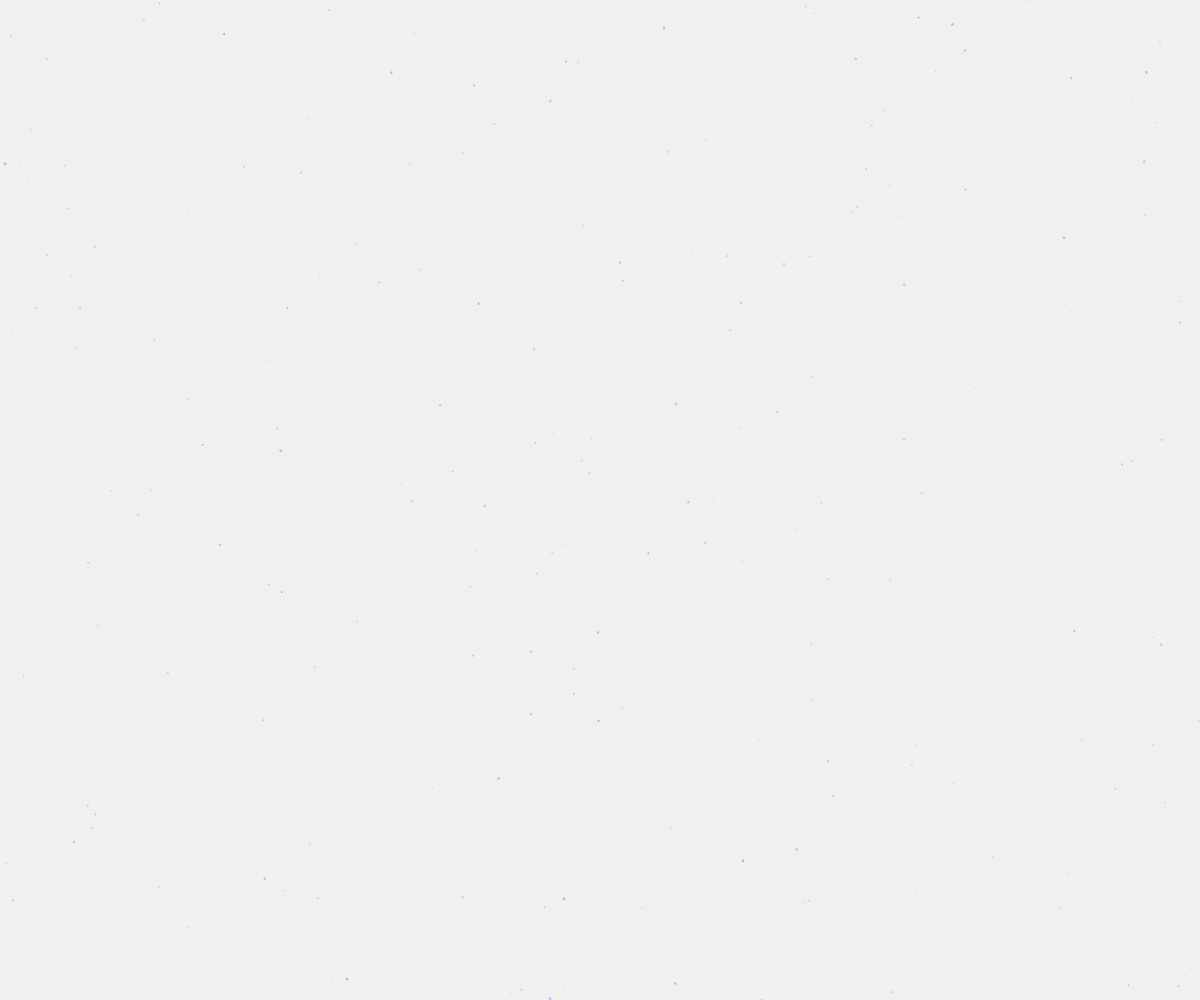
Frame 1 (no input)
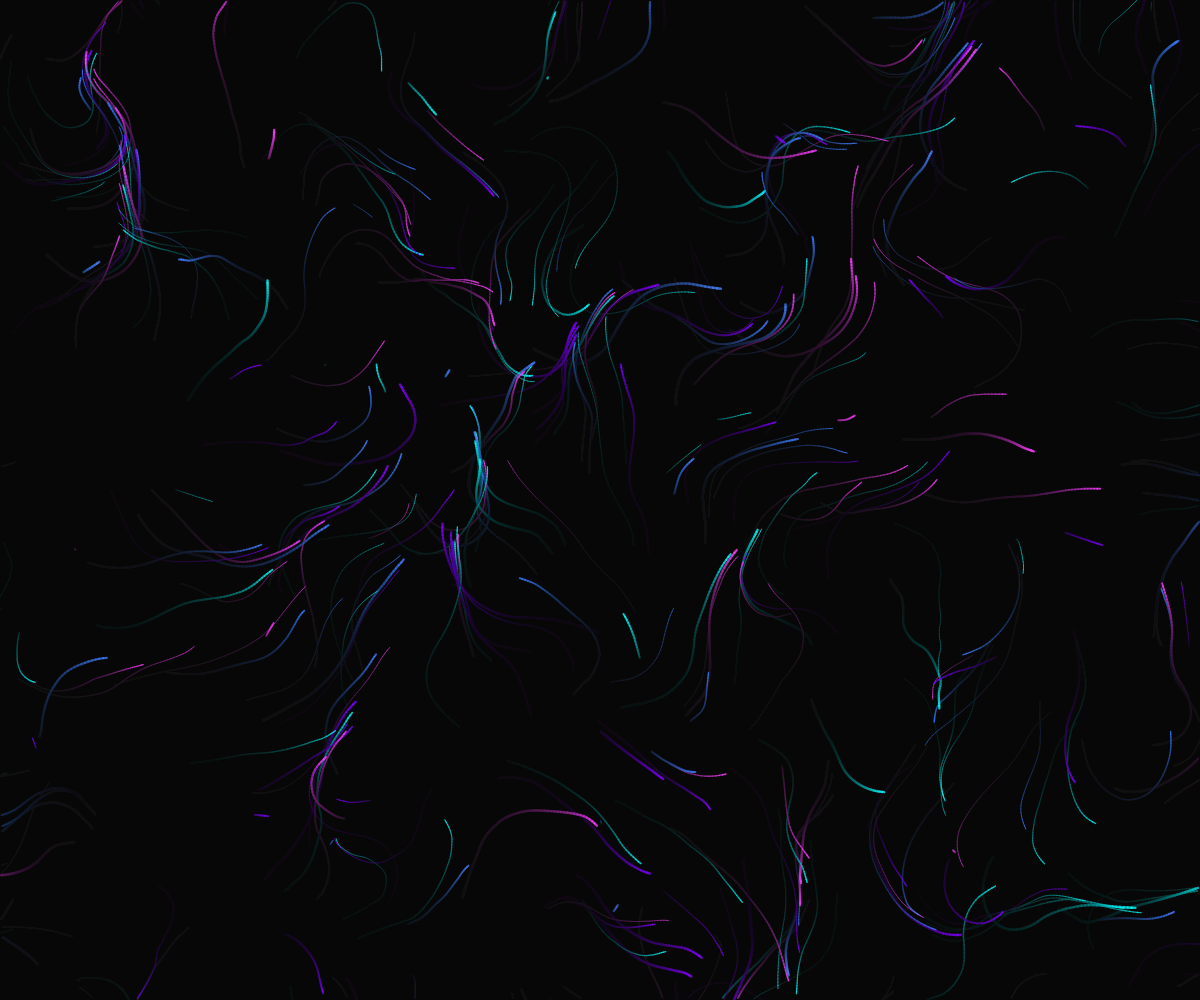
Frame 60 (no input)
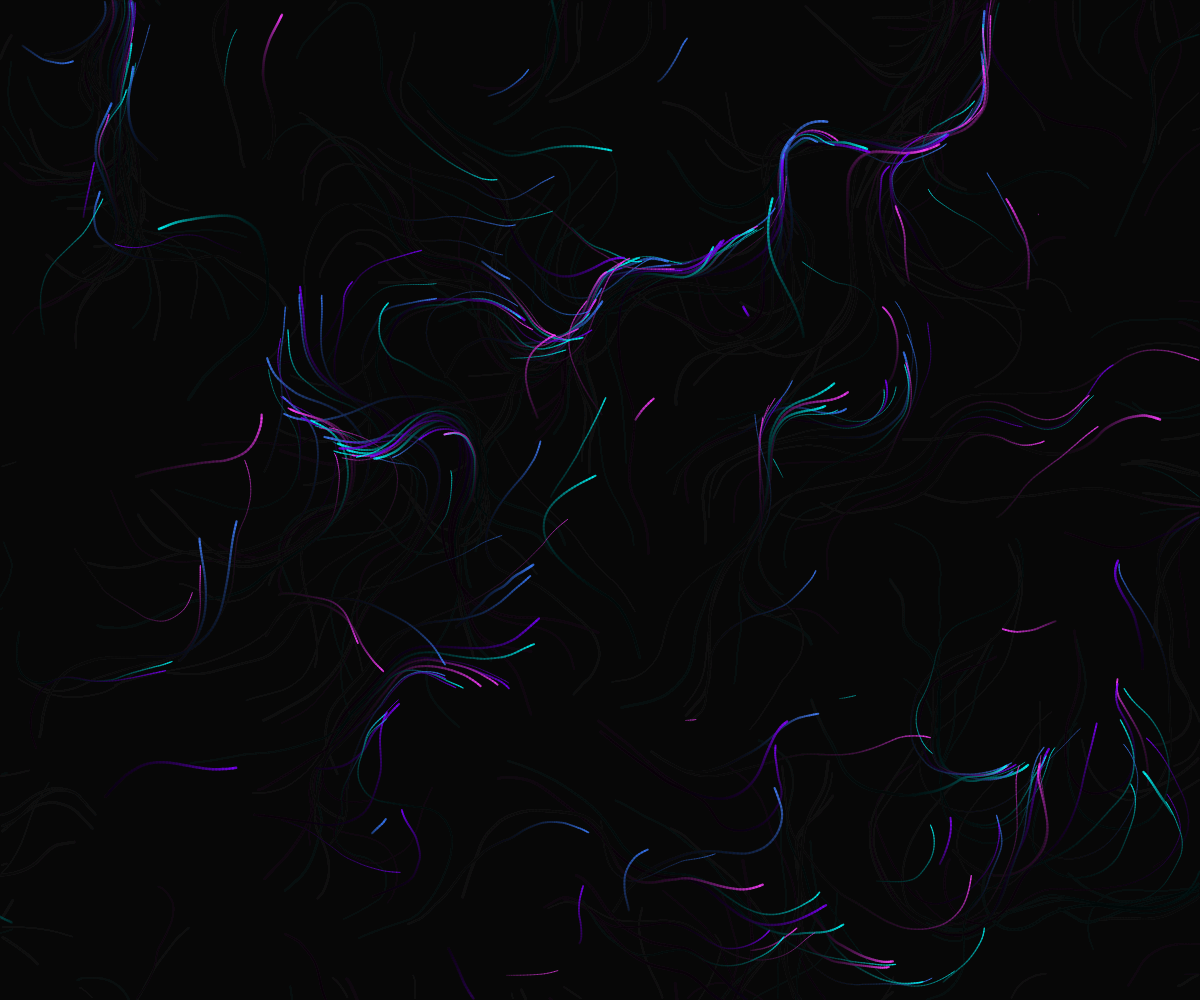
Frame 120 (the mouse pressed at the canvas centre since frame 60)

The p5.js sketch that drew these frames (run headless with seeded random() and noise() and a simulated clock; from frame 60 on, the mouse is pressed at the canvas centre):

// p5.js sketch
// ── sketch.js
// Daniel Shiffman's Coding Train Flow Field ideas are a strong inspiration for this sketch.
// https://thecodingtrain.com/CodingChallenges/024-perlinnoiseflowfield.html

// Global variables for the simulation
let particles = [];
const numParticles = 300; // Number of particles in the simulation
let colorOffset = 0; // Global color offset for shifting colors

// Color palette arrays (you can modify these to create different moods)
const colorPalettes = {
  cosmic: [
    [64, 127, 255],  // Light blue
    [255, 64, 255],  // Pink
    [128, 0, 255],   // Purple
    [0, 255, 255]    // Cyan
  ],
  sunset: [
    [255, 128, 0],   // Orange
    [255, 64, 64],   // Red
    [255, 192, 128], // Light orange
    [128, 0, 64]     // Dark red
  ],
  retro: [
    [255, 255, 255], // White
    [255, 192, 128], // Light orange
    [255, 0, 0],     // Red
    [0, 0, 255]      // Blue
  ],
  vibrant: [
    [255, 0, 0],     // Red
    [0, 255, 0],     // Green
    [0, 0, 255],     // Blue
    [255, 255, 0]    // Yellow
  ]
};

let currentPalette = 'cosmic'; // Can switch between palettes

let flowfield;
let scl = 20; // Scale of the grid cells for the flow field
let cols, rows; // Number of columns and rows in the grid

let zoff = 0; // Time dimension for Perlin noise, to make the field dynamic

// --- SETUP FUNCTION --- //
// This function runs once when the sketch starts.
function setup() {
  createCanvas(windowWidth, windowHeight); // Create a canvas that fills the browser window
  // background(5, 5, 5); // Initial dark background, will be redrawn with alpha for trails

  // Calculate the number of columns and rows based on canvas size and scale
  cols = floor(width / scl);
  rows = floor(height / scl);
  flowfield = new Array(cols * rows); // Initialize the flow field array

  // Create particles and add them to the particles array
  for (let i = 0; i < numParticles; i++) {
    particles[i] = new Particle();
  }
}

// --- DRAW FUNCTION --- //
// This function runs repeatedly, creating the animation.
function draw() {
  // Create a more dynamic background effect
  background(5, 5, 5, 15); // Lower alpha for longer trails

  // Update global color offset
  colorOffset += 0.002;

  // --- Flow Field Calculation ---
  // This section updates the flow field vectors in each frame using Perlin noise.
  // The noise function takes x, y, and z (time) offsets to create a smooth, evolving field.
  let yoff = 0;
  for (let y = 0; y < rows; y++) {
    let xoff = 0;
    for (let x = 0; x < cols; x++) {
      let index = x + y * cols;
      // Calculate angle using Perlin noise. noise() returns values between 0 and 1.
      // Multiply by TWO_PI to get a full range of angles (0 to 360 degrees).
      let angle = noise(xoff, yoff, zoff) * TWO_PI * 2; // Multiply by 2 for more curl
      let v = p5.Vector.fromAngle(angle); // Create a vector from the angle
      v.setMag(0.5); // Set the magnitude (strength) of the vector
      flowfield[index] = v; // Store the vector in the flowfield array
      xoff += 0.1; // Increment x-offset for Perlin noise

      // --- Optional: Draw the flow field vectors (for debugging/visualization) ---
      // stroke(0, 50); // Light gray color for vectors
      // push(); // Save current drawing style
      // translate(x * scl, y * scl); // Move to the grid cell
      // rotate(v.heading()); // Rotate by the vector's angle
      // strokeWeight(1);
      // line(0, 0, scl * 0.8, 0); // Draw a line representing the vector
      // pop(); // Restore previous drawing style
    }
    yoff += 0.1; // Increment y-offset for Perlin noise
  }
  zoff += 0.005; // Increment z-offset (time) for Perlin noise to animate the field

  // --- Particle Update and Display ---
  // Loop through all particles and apply behaviors.
  for (let i = 0; i < particles.length; i++) {
    particles[i].follow(flowfield); // Particle follows the flow field
    particles[i].update(); // Update particle's position
    particles[i].edges(); // Check if particle is off-screen
    particles[i].display(); // Draw the particle
  }
}

// --- PARTICLE CLASS --- //
class Particle {
  constructor() {
    // Initialize particle at a random position
    this.pos = createVector(random(width), random(height));
    this.vel = createVector(0, 0); // Initial velocity
    this.acc = createVector(0, 0); // Initial acceleration
    this.maxSpeed = random(2, 4); // Varied speeds for more dynamic movement
    this.prevPos = this.pos.copy(); // Store previous position for drawing trails
    this.lifespan = 255; // Initial lifespan for fading or rebirth (optional)
    this.colorIndex = floor(random(colorPalettes[currentPalette].length));
    this.size = random(0.5, 2.5); // Varied particle sizes
    this.updateColor(); // Initialize color
  }

  updateColor() {
    let baseColor = colorPalettes[currentPalette][this.colorIndex];
    // Create a shifting effect based on position and time
    let hueShift = map(noise(this.pos.x * 0.01, this.pos.y * 0.01, colorOffset), 0, 1, -20, 20);
    this.color = color(
      baseColor[0] + hueShift,
      baseColor[1] + hueShift * 0.5,
      baseColor[2] + hueShift * 0.25,
      100
    );
  }

  // --- update() method ---
  // Updates the particle's physics (velocity, position).
  update() {
    this.vel.add(this.acc); // Add acceleration to velocity
    this.vel.limit(this.maxSpeed); // Limit velocity to maxSpeed
    this.pos.add(this.vel); // Add velocity to position
    this.acc.mult(0); // Reset acceleration (forces are applied each frame)
    this.updateColor(); // Update color each frame for dynamic effect
    // this.lifespan -= 1.0; // Decrease lifespan (optional)
  }

  // --- follow(vectors) method ---
  // Calculates and applies a steering force based on the flow field.
  follow(vectors) {
    let x = floor(this.pos.x / scl);
    let y = floor(this.pos.y / scl);
    let index = x + y * cols;
    let force = vectors[index]; // Get the vector from the flow field
    if (force) { // Ensure the force vector exists
        this.applyForce(force);
    }
  }

  // --- applyForce(force) method ---
  // Adds a force to the particle's acceleration.
  applyForce(force) {
    this.acc.add(force);
  }

  // --- display() method ---
  // Draws the particle on the canvas.
  display() {
    stroke(this.color);
    strokeWeight(this.size);
    // Draw particle with dynamic alpha based on velocity
    let speed = this.vel.mag();
    let alpha = map(speed, 0, this.maxSpeed, 50, 200);
    stroke(red(this.color), green(this.color), blue(this.color), alpha);
    line(this.pos.x, this.pos.y, this.prevPos.x, this.prevPos.y);
    this.updatePrev(); // Update previous position after drawing
  }

  // --- updatePrev() method ---
  // Updates the previous position of the particle.
  updatePrev() {
    this.prevPos.x = this.pos.x;
    this.prevPos.y = this.pos.y;
  }

  // --- edges() method ---
  // Handles particle behavior at canvas edges (wrap around or rebirth).
  edges() {
    if (this.pos.x > width || this.pos.x < 0 || this.pos.y > height || this.pos.y < 0 || this.lifespan < 0) {
      // Reset particle to a new random position and full lifespan
      this.pos = createVector(random(width), random(height));
      this.vel = createVector(0, 0); // Reset velocity
      this.acc = createVector(0, 0); // Reset acceleration
      this.prevPos = this.pos.copy();
      this.lifespan = 255;
    }
  }
}

// --- windowResized() function --- //
// This p5.js function is called automatically when the browser window is resized.
function windowResized() {
  resizeCanvas(windowWidth, windowHeight);
  // Recalculate grid dimensions and reinitialize flow field if necessary
  cols = floor(width / scl);
  rows = floor(height / scl);
  flowfield = new Array(cols * rows); // Reinitialize flow field array
  // Optionally, re-initialize particles or adjust their positions
  // For simplicity, particles will just continue in the new space.
  // background(5,5,5); // Redraw background immediately
}

// Add before windowResized function
function switchPalette() {
  let palettes = Object.keys(colorPalettes);
  let currentIndex = palettes.indexOf(currentPalette);
  currentPalette = palettes[(currentIndex + 1) % palettes.length];
  // Update all particles with new colors
  for (let particle of particles) {
    particle.colorIndex = floor(random(colorPalettes[currentPalette].length));
  }
}

// Switch palette every 10 seconds
setInterval(switchPalette, 10000);
